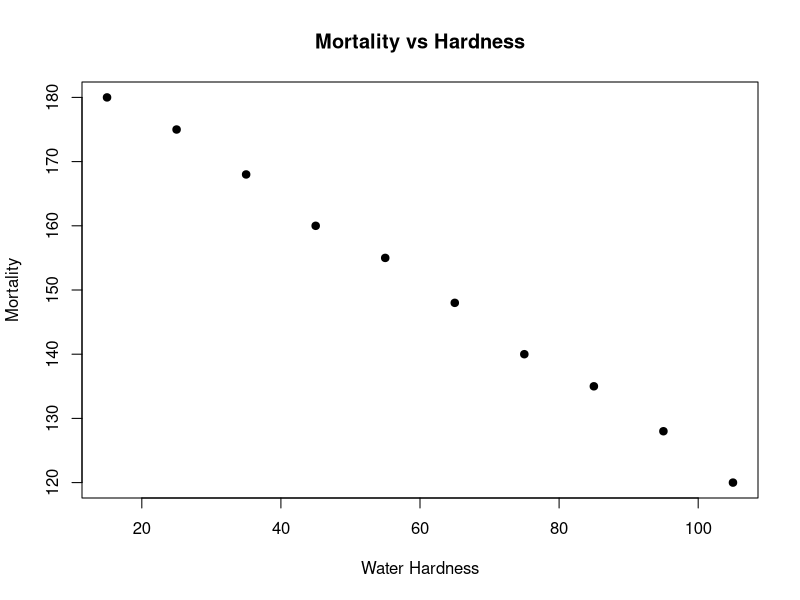

R code for this plot:
# LAB - DAY 2

# Q7. WATER DATASET - LINEAR REGRESSION

# Create water dataset

water <- data.frame(
  hardness = c(15, 25, 35, 45, 55, 65, 75, 85, 95, 105),
  mortality = c(180, 175, 168, 160, 155, 148, 140, 135, 128, 120)
)


# Q7(i) Check linear relationship

plot(water$hardness,
     water$mortality,
     main = "Mortality vs Hardness",
     xlab = "Water Hardness",
     ylab = "Mortality",
     pch = 19)


# Q7(ii) Fit Linear Regression Model

model <- lm(mortality ~ hardness,
            data = water)

print(model)


# Q7(iii) Regression Summary

summary(model)


# Q7(iv) Predict Mortality for Hardness = 88

new_data <- data.frame(hardness = 88)

prediction <- predict(model,
                      newdata = new_data)

print(prediction)
